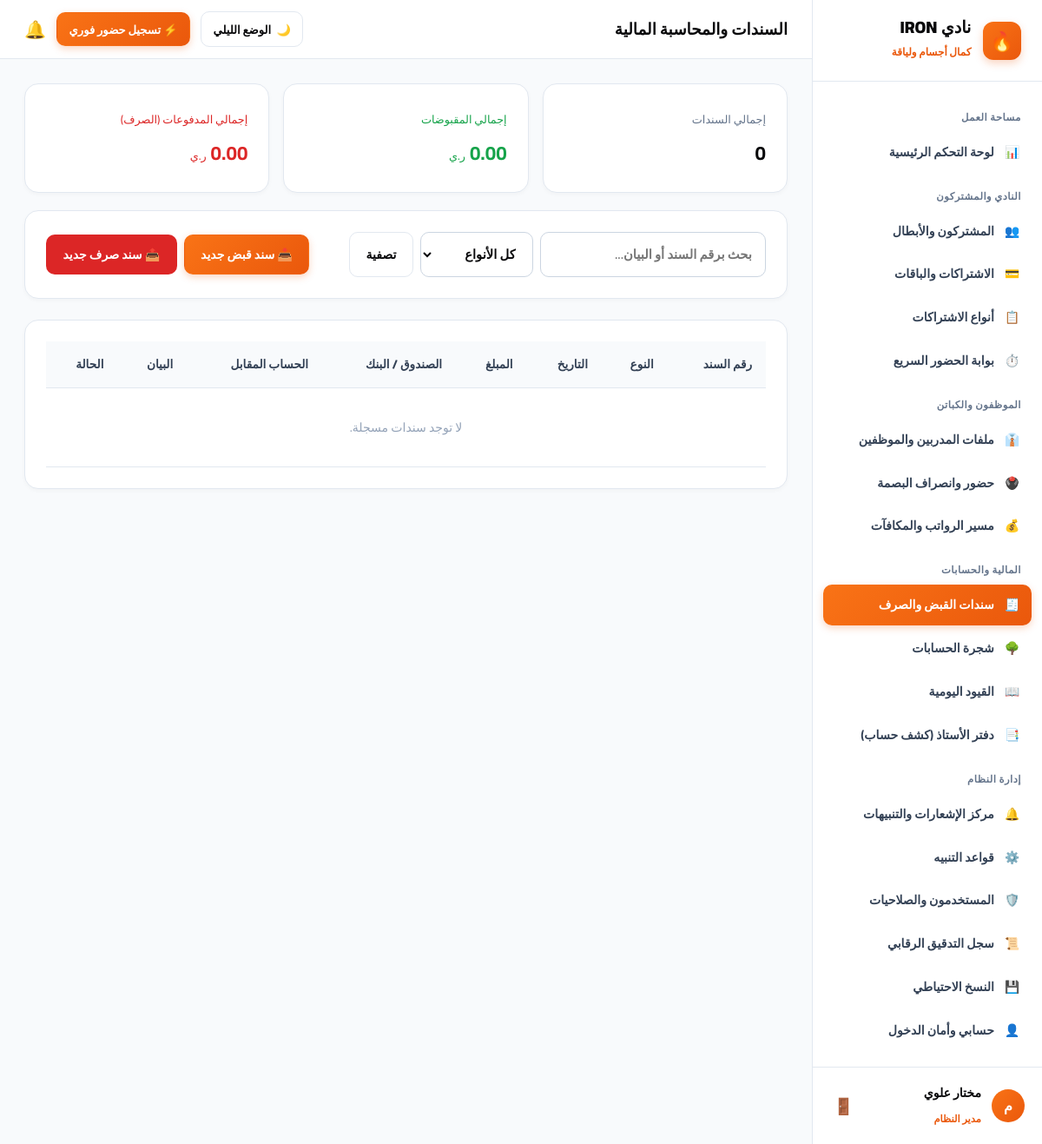
/accounting/vouchers (signed in), run on the app's committed database.
### app/models.py (models this page shows, shortened)
class User(UserMixin, db.Model):
    __tablename__ = "users"
    id = db.Column(db.Integer, primary_key=True)
    username = db.Column(db.String(80), unique=True, nullable=False)
    password_hash = db.Column(db.String(255), nullable=False)
    full_name = db.Column(db.String(120), nullable=False)
    role_name = db.Column(db.String(50), default="مدير النظام")
    is_active = db.Column(db.Boolean, default=True)
    created_at = db.Column(db.DateTime, default=datetime.utcnow)

### app/routes/accounting.py (the view, shortened to what this page needs)
@accounting_bp.route("/vouchers", methods=["GET", "POST"])
@login_required
def vouchers():
    q = request.args.get("q", "").strip()
    v_type = request.args.get("type", "")
    query = Voucher.query
    if q:
        query = query.filter((Voucher.voucher_number.contains(q)) | (Voucher.description.contains(q)))
    if v_type:
        query = query.filter(Voucher.voucher_type == v_type)
    all_vouchers = query.order_by(Voucher.id.desc()).all()
    cash_accounts = Account.query.filter(Account.node_type.in_(["صندوق", "بنك"])).all()
    all_postable_accounts = Account.query.filter_by(is_postable=True).all()
    total_receipts = sum(v.amount for v in all_vouchers if v.voucher_type == "قبض")
    total_payments = sum(v.amount for v in all_vouchers if v.voucher_type == "صرف")
    return render_template(
        "accounting/vouchers.html",
        vouchers=all_vouchers,
        cash_accounts=cash_accounts,
        postable_accounts=all_postable_accounts,
        total_receipts=total_receipts,
        total_payments=total_payments,
        q=q,
        type=v_type
    )

### app/templates/accounting/vouchers.html (shortened to what this page needs)
{% extends "base.html" %}
{% block header_title %}السندات والمحاسبة المالية{% endblock %}
{% block content %}
<div style="display: grid; grid-template-columns: repeat(auto-fit, minmax(200px, 1fr)); gap: 1rem; margin-bottom: 1.25rem;">
  <div class="card" style="margin: 0;">
    <span style="font-size: 0.8rem; color: #64748b;">إجمالي السندات</span>
    <h3 style="margin: 0.25rem 0 0 0; font-size: 1.4rem;">{{ vouchers|length }}</h3>
  </div>
  <div class="card" style="margin: 0;">
    <span style="font-size: 0.8rem; color: #16a34a;">إجمالي المقبوضات</span>
    <h3 style="margin: 0.25rem 0 0 0; font-size: 1.4rem; color: #16a34a;">{{ "{:,.2f}".format(total_receipts) }} <span style="font-size: 0.8rem; font-weight: normal;">ر.ي</span></h3>
  </div>
  <div class="card" style="margin: 0;">
    <span style="font-size: 0.8rem; color: #dc2626;">إجمالي المدفوعات (الصرف)</span>
    <h3 style="margin: 0.25rem 0 0 0; font-size: 1.4rem; color: #dc2626;">{{ "{:,.2f}".format(total_payments) }} <span style="font-size: 0.8rem; font-weight: normal;">ر.ي</span></h3>
  </div>
</div>
<div class="card" style="display: flex; justify-content: space-between; align-items: center; flex-wrap: wrap; gap: 1rem;">
  <form method="GET" action="{{ url_for('accounting.vouchers') }}" style="display: flex; gap: 0.5rem; flex: 1; max-width: 480px;">
    <input type="text" name="q" value="{{ q }}" placeholder="بحث برقم السند أو البيان..." class="form-control">
    <select name="type" class="form-control" style="max-width: 130px;">
      <option value="">كل الأنواع</option>
    </select>
    <button type="submit" class="btn btn-secondary">تصفية</button>
  </form>
  <div style="display: flex; gap: 0.5rem;">
    <button type="button" class="btn btn-primary" onclick="openNewVoucherModal('قبض')">📥 سند قبض جديد</button>
    <button type="button" class="btn btn-danger" onclick="openNewVoucherModal('صرف')">📤 سند صرف جديد</button>
  </div>
</div>
<div class="card">
  <div class="table-responsive">
    <table>
      <thead>
        <tr>
          <th>رقم السند</th>
          <th>النوع</th>
          <th>التاريخ</th>
          <th>المبلغ</th>
          <th>الصندوق / البنك</th>
          <th>الحساب المقابل</th>
          <th>البيان</th>
          <th>الحالة</th>
        </tr>
      </thead>
      <tbody>
        {% for v in vouchers %}
        <tr>
          <td><code>{{ v.voucher_number }}</code></td>
          <td>
            {% if v.voucher_type == 'قبض' %}
              <span class="badge badge-success">سند قبض</span>
            {% else %}
              <span class="badge badge-danger">سند صرف</span>
            {% endif %}
          </td>
          <td>{{ v.voucher_date }}</td>
          <td><strong>{{ "{:,.2f}".format(v.amount) }} ر.ي</strong></td>
          <td>{{ v.account.name }}</td>
          <td>{{ v.contra_account.name }}</td>
          <td>{{ v.description or '-' }}</td>
          <td><span class="badge badge-info">{{ v.status }}</span></td>
        </tr>
        {% else %}
        <tr>
          <td colspan="8" style="text-align: center; color: #94a3b8; padding: 2rem;">لا توجد سندات مسجلة.</td>
        </tr>
        {% endfor %}
      </tbody>
    </table>
  </div>
</div>
{% endblock %}

### app/templates/base.html (shortened to what this page needs)
<!doctype html>
<html lang="ar" dir="rtl" data-theme="light">
<head>
  <link rel="stylesheet" href="{{ url_for('static', filename='css/theme-iron.css') }}">
</head>
<body>
  <div class="layout-root">
    <aside class="sidebar">
      <a href="{{ url_for('dashboard.index') }}" class="sidebar-brand">
        <div class="brand-icon">🔥</div>
        <div>
          <strong style="font-size: 1.2rem; display: block; line-height: 1.2; font-weight: 900;">نادي IRON</strong>
          <span style="font-size: 0.75rem; color: var(--primary); font-weight: 800;">كمال أجسام ولياقة</span>
        </div>
      </a>
      <div class="sidebar-nav">
        <div class="nav-group-title">مساحة العمل</div>
        <a href="{{ url_for('dashboard.index') }}" class="nav-link {% if request.path == '/dashboard/' %}active{% endif %}">
          <span>📊</span>
          <span>لوحة التحكم الرئيسية</span>
        </a>
        <div class="nav-group-title">النادي والمشتركون</div>
        <a href="{{ url_for('members.index') }}" class="nav-link {% if '/members' in request.path %}active{% endif %}">
          <span>👥</span>
          <span>المشتركون والأبطال</span>
        </a>
        <a href="{{ url_for('subscriptions.index') }}" class="nav-link {% if request.path == '/subscriptions/' %}active{% endif %}">
          <span>💳</span>
          <span>الاشتراكات والباقات</span>
        </a>
        <a href="{{ url_for('subscriptions.plans') }}" class="nav-link {% if '/subscriptions/plans' in request.path %}active{% endif %}">
          <span>📋</span>
          <span>أنواع الاشتراكات</span>
        </a>
        <a href="{{ url_for('attendance.index') }}" class="nav-link {% if '/member-attendance' in request.path %}active{% endif %}">
          <span>⏱️</span>
          <span>بوابة الحضور السريع</span>
        </a>
        <div class="nav-group-title">الموظفون والكباتن</div>
        <a href="{{ url_for('employees.index') }}" class="nav-link {% if request.path == '/employees/' %}active{% endif %}">
          <span>👔</span>
          <span>ملفات المدربين والموظفين</span>
        </a>
        <a href="{{ url_for('employees.attendance') }}" class="nav-link {% if '/employees/attendance' in request.path %}active{% endif %}">
          <span>🖲️</span>
          <span>حضور وانصراف البصمة</span>
        </a>
        <a href="{{ url_for('employees.payroll') }}" class="nav-link {% if '/employees/payroll' in request.path %}active{% endif %}">
          <span>💰</span>
          <span>مسير الرواتب والمكافآت</span>
        </a>
        <div class="nav-group-title">المالية والحسابات</div>
        <a href="{{ url_for('accounting.vouchers') }}" class="nav-link {% if '/accounting/vouchers' in request.path %}active{% endif %}">
          <span>🧾</span>
          <span>سندات القبض والصرف</span>
        </a>
        <a href="{{ url_for('accounting.accounts') }}" class="nav-link {% if '/accounting/accounts' in request.path %}active{% endif %}">
          <span>🌳</span>
          <span>شجرة الحسابات</span>
        </a>
        <a href="{{ url_for('accounting.journal') }}" class="nav-link {% if '/accounting/journal' in request.path %}active{% endif %}">
          <span>📖</span>
          <span>القيود اليومية</span>
        </a>
        <a href="{{ url_for('accounting.ledger') }}" class="nav-link {% if '/accounting/ledger' in request.path %}active{% endif %}">
          <span>📑</span>
          <span>دفتر الأستاذ (كشف حساب)</span>
        </a>
        <div class="nav-group-title">إدارة النظام</div>
        <a href="{{ url_for('notifications.index') }}" class="nav-link {% if request.path == '/notifications/' %}active{% endif %}">
          <span>🔔</span>
          <span>مركز الإشعارات والتنبيهات</span>
        </a>
        <a href="{{ url_for('notifications.rules') }}" class="nav-link {% if '/notifications/rules' in request.path %}active{% endif %}">
          <span>⚙️</span>
          <span>قواعد التنبيه</span>
        </a>
        <a href="{{ url_for('auth.users') }}" class="nav-link {% if '/auth/users' in request.path %}active{% endif %}">
          <span>🛡️</span>
          <span>المستخدمون والصلاحيات</span>
        </a>
        <a href="{{ url_for('system.audit') }}" class="nav-link {% if '/system/audit' in request.path %}active{% endif %}">
          <span>📜</span>
          <span>سجل التدقيق الرقابي</span>
        </a>
        <a href="{{ url_for('system.backup') }}" class="nav-link {% if '/system/backup' in request.path %}active{% endif %}">
          <span>💾</span>
          <span>النسخ الاحتياطي</span>
        </a>
        <a href="{{ url_for('auth.profile') }}" class="nav-link {% if '/auth/profile' in request.path %}active{% endif %}">
          <span>👤</span>
          <span>حسابي وأمان الدخول</span>
        </a>
      </div>
      <div class="sidebar-user">
        <div class="user-info">
          <div class="user-avatar">{{ current_user.full_name[0] if current_user.is_authenticated else 'م' }}</div>
          <div>
            <strong style="font-size: 0.88rem; display: block; font-weight: 900;">{{ current_user.full_name if current_user.is_authenticated else 'مستخدم' }}</strong>
            <span style="font-size: 0.72rem; color: var(--primary); font-weight: 800;">{{ current_user.role_name if current_user.is_authenticated else 'مدير الصالة' }}</span>
          </div>
        </div>
        <form method="POST" action="{{ url_for('auth.logout') }}">
          <button type="submit" title="تسجيل الخروج" style="background: none; border: none; cursor: pointer; color: var(--text-caption); font-size: 1.15rem; padding: 4px;">
            🚪
          </button>
        </form>
      </div>
    </aside>
    <div class="main-wrapper">
      <header class="topbar">
        <div>
          <h1 style="font-size: 1.15rem; margin: 0; font-weight: 900; color: var(--text-main);">
            {% block header_title %}نظام إدارة صالة كمال الأجسام واللياقة البدنية{% endblock %}
          </h1>
        </div>
        <div style="display: flex; align-items: center; gap: 0.75rem;">
          <button type="button" class="theme-switch-btn" id="themeToggleBtn" onclick="toggleTheme()" title="التبديل بين الوضع الليلي والنهاري">
            <span id="themeBtnIcon">🌙</span>
            <span id="themeBtnText">الوضع الليلي</span>
          </button>
          <a href="{{ url_for('attendance.index') }}" class="btn btn-primary" style="font-size: 0.82rem; padding: 0.4rem 0.85rem;">
            ⚡ تسجيل حضور فوري
          </a>
          <a href="{{ url_for('notifications.index') }}" title="الإشعارات" style="text-decoration: none; font-size: 1.25rem; position: relative;">
            🔔
          </a>
        </div>
      </header>
      <main class="content-area">
        {% block content %}{% endblock %}
      </main>
    </div>
  </div>
</body>
</html>

### data on the page
User: is_active+full_name "م", is_active+full_name "مختار علوي", is_active+role_name "مدير النظام"

### other printed values
{{ vouchers|length }} "0"
